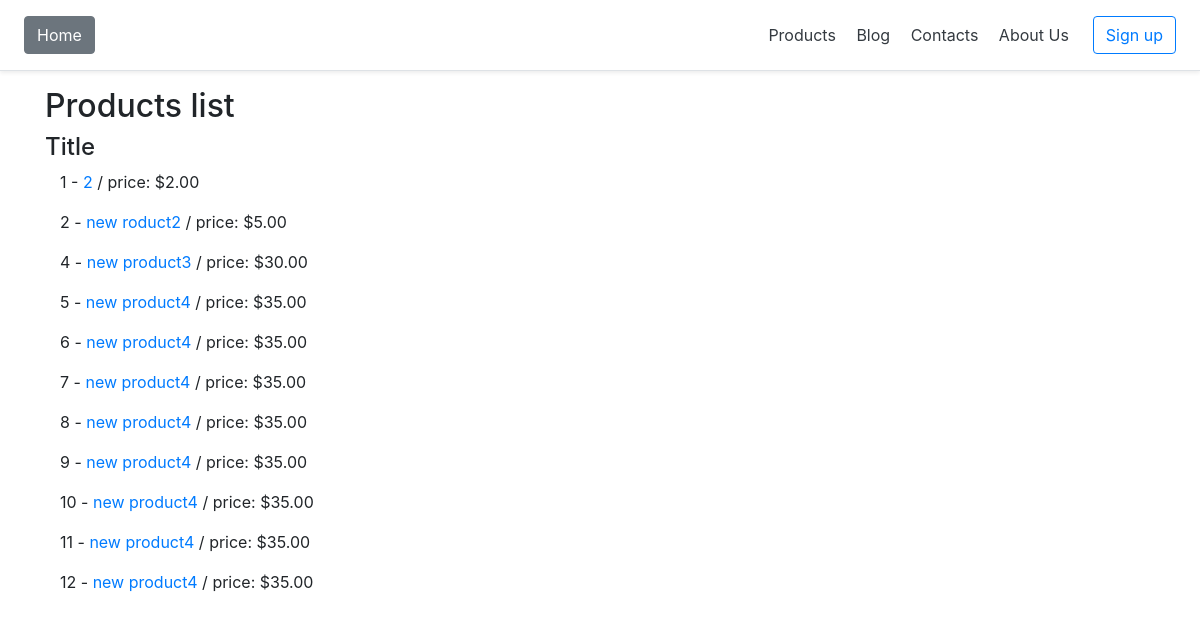
The page /product/list/ on the database its author committed.
### products/models.py (models this page shows)
class Product(models.Model):
    title = models.CharField(max_length=120)
    description = models.TextField(blank=True, null=True,)
    price = models.DecimalField(decimal_places=2, max_digits=18)
    summary = models.TextField(blank=False, null=False)
    featured = models.BooleanField(default=False)
    def get_absolute_url(self):
        return f"/product/{self.id}"

### products/views.py (the view)
# urls.py: path('list/', views.product_list_view, name='list'),
def product_list_view(request):
    queryset = Product.objects.all() # list of objects
    context = {
        'object_list': queryset
    }
    return render(request, "products/product.list.html", context)

### products/templates/products/product.list.html
{% extends 'base.html' %}
{% block content %}
    <div class="container">
        <h2>Products list</h2>
    </div>
    <div class="container">
        <h4>Title</h4>
        <div class="container-fluid">
            {% for instance in object_list %}
                <p>{{instance.id}} - <a href="{{instance.get_absolute_url}}/">{{instance.title}}</a>
                    / price: ${{instance.price}}</p>
            {% endfor %}
        </div>
    </div>
{% endblock %}

### templates/base.html (shortened to what this page needs)
<!DOCTYPE html>
<html lang="en">
<head>
    <link rel="stylesheet" href="https://stackpath.bootstrapcdn.com/bootstrap/4.3.1/css/bootstrap.min.css"
>
</head>
<body>
    <div class="d-flex flex-column flex-md-row align-items-center p-3 px-md-4 mb-3 bg-white border-bottom shadow-sm">
        <h5 class="my-0 mr-md-auto font-weight-normal"><a class="btn btn-secondary" href="../">Home</a></h5>
        <nav class="my-2 my-md-0 mr-md-3">
            <a class="p-2 text-dark" href="/product">Products</a>
            <a class="p-2 text-dark" href="/blog">Blog</a>
            <a class="p-2 text-dark" href="/contact">Contacts</a>
            <a class="p-2 text-dark" href="/about">About Us</a>
        </nav>
        <a class="btn btn-outline-primary" href="#">Sign up</a>
    </div>
    {% block content %}
    {% endblock %}
</body>
</html>

### rows shown on the page
Product: id "1", title "2", price "2.00"
Product: id "2", title "new roduct2", price "5.00"
Product: id "4", title "new product3", price "30.00"
Product: id "5", title "new product4", price "35.00"
Product: id "6", title "new product4", price "35.00"
Product: id "7", title "new product4", price "35.00"
Product: id "8", title "new product4", price "35.00"
Product: id "9", title "new product4", price "35.00"
Product: id "10", title "new product4", price "35.00"
Product: id "11", title "new product4", price "35.00"
Product: id "12", title "new product4", price "35.00"
